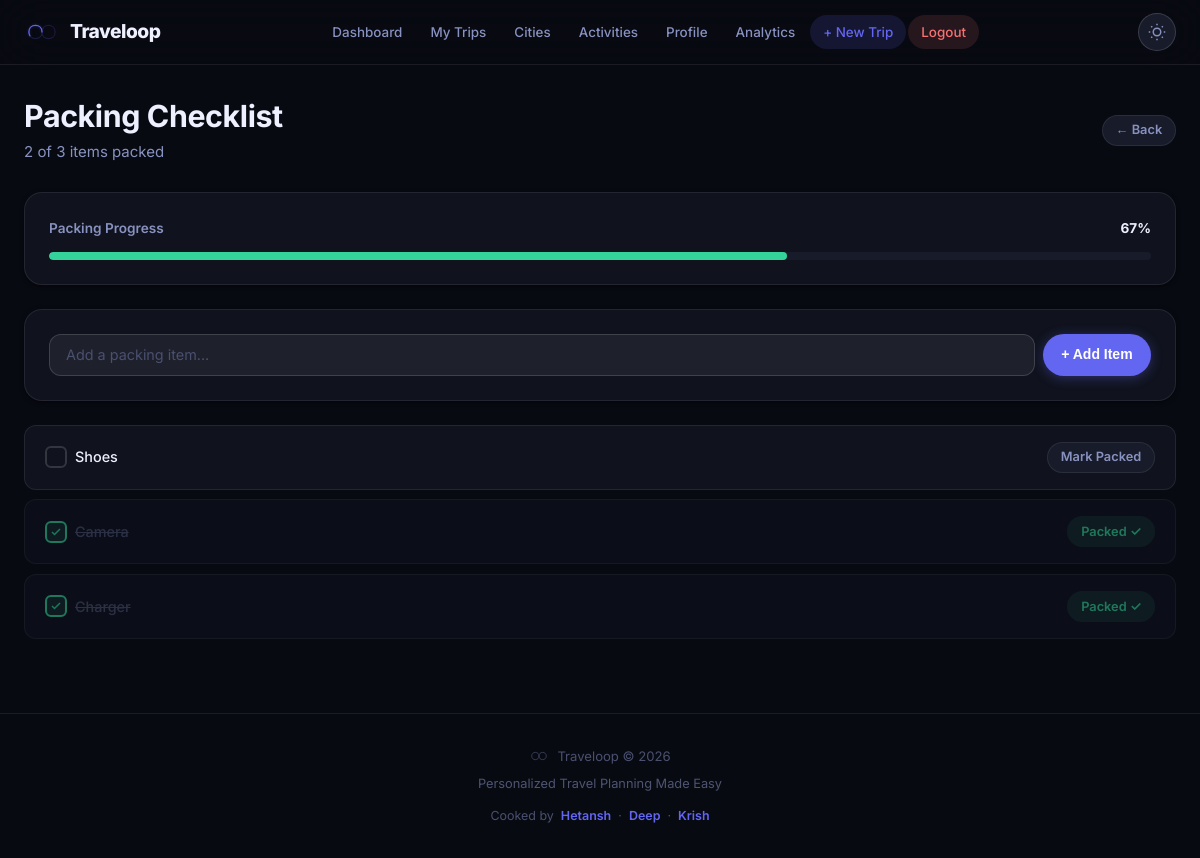
The app's page /trip/4/packing (signed in) with its own data.
### models.py (models this page shows)
class PackingItem(db.Model):
    id = db.Column(db.Integer, primary_key=True)
    trip_id = db.Column(db.Integer, db.ForeignKey("trip.id"))
    item_name = db.Column(db.String(200))
    packed = db.Column(db.Boolean, default=False)

### app.py (the view, shortened to what this page needs)
@app.route("/trip/<int:trip_id>/packing", methods=["GET", "POST"])
@login_required
def packing(trip_id):
    trip = Trip.query.get_or_404(trip_id)
    form = PackingForm()
    items = PackingItem.query.filter_by(
        trip_id=trip.id
    ).all()
    return render_template(
        "packing.html",
        trip=trip,
        items=items,
        form=form
    )

### forms.py
class PackingForm(FlaskForm):
    item_name = StringField(
        "Item",
        validators=[DataRequired()]
    )
    submit = SubmitField("Add Item")

### app.py (called while the page is built)
@login_manager.user_loader
def load_user(user_id):
    return User.query.get(int(user_id))

@app.after_request
def add_header(response):
    response.cache_control.no_store = True
    response.cache_control.no_cache = True
    response.cache_control.must_revalidate = True
    response.cache_control.max_age = 0
    return response

### templates/packing.html (shortened to what this page needs)
{% extends "base.html" %}
{% block content %}
<div class="page-header fade-up">
    <div>
        <h2>Packing Checklist</h2>
        <p style="margin-top:4px;">
            {% set packed_count = items | selectattr('packed') | list | length %}
            {{ packed_count }} of {{ items | length }} items packed
        </p>
    </div>
    <a href="javascript:history.back()" class="btn btn-ghost btn-sm">← Back</a>
</div>
{% if items|length > 0 %}
<div class="card mb-4 fade-up">
    <div class="card-body">
        <div class="d-flex align-center justify-between mb-2">
            <span style="font-size:0.85rem;font-weight:600;color:var(--text-2);">Packing Progress</span>
            <span style="font-size:0.85rem;font-weight:700;color:var(--text-1);">{{ ((packed_count / items|length) * 100) | round(0) | int }}%</span>
        </div>
        <div class="budget-bar-wrap">
            <div class="budget-bar" style="width:{{ ((packed_count / items|length) * 100) | round(0) | int }}%;background:var(--success);"></div>
        </div>
    </div>
</div>
{% endif %}
<div class="card mb-4 fade-up">
    <div class="card-body">
        <form method="POST">
            <div class="d-flex gap-2">
                <div style="flex:1;">
                    {{ form.item_name(class="form-control", placeholder="Add a packing item...") }}
                </div>
                <button type="submit" class="btn btn-primary" style="white-space:nowrap;">+ Add Item</button>
            </div>
        </form>
    </div>
</div>
<div class="fade-up">
    {% if items %}
        {% for item in items %}
        <div class="check-item {% if item.packed %}packed{% endif %}">
            <div class="d-flex align-center gap-2">
                <div style="width:22px;height:22px;border-radius:6px;border:2px solid {% if item.packed %}var(--success){% else %}var(--border-strong){% endif %};display:flex;align-items:center;justify-content:center;flex-shrink:0;background:{% if item.packed %}var(--success-sub){% else %}transparent{% endif %};">
                    {% if item.packed %}
                    <svg xmlns="http://www.w3.org/2000/svg" fill="none" viewBox="0 0 24 24" stroke="currentColor" stroke-width="3" style="width:12px;height:12px;color:var(--success);"><polyline points="20 6 9 17 4 12"/></svg>
                    {% endif %}
                </div>
                <span class="check-label">{{ item.item_name }}</span>
            </div>
            <a href="/packing/{{ item.id }}/toggle" class="btn btn-sm {% if item.packed %}btn-success{% else %}btn-ghost{% endif %}">
                {% if item.packed %}Packed ✓{% else %}Mark Packed{% endif %}
            </a>
        </div>
        {% endfor %}
    {% endif %}
</div>
{% endblock %}

### static/css/style.css (style rules this page uses)
*, *::before, *::after { margin: 0; padding: 0; box-sizing: border-box; }
:root { --bg-base: #080a12; --bg-surface: #10131e; --bg-surface-2: #181b2a; --bg-surface-3: #20243a; --border: rgba(255,255,255,0.08); --border-strong: rgba(255,255,255,0.15); --text-1: #eef0ff; --text-2: #8892c0; --text-3: #4a5070; --accent: #6366f1; --accent-h: #818cf8; --accent-sub: rgba(99,102,241,0.15); --accent-glow: rgba(99,102,241,0.35); --success: #34d399; --success-sub: rgba(52,211,153,0.13); --warning: #fbbf24; --warning-sub: rgba(251,191,36,0.13); --danger: #f87171; --danger-sub: rgba(248,113,113,0.13); --info: #60a5fa; --info-sub: rgba(96,165,250,0.13); --shadow-sm: 0 1px 4px rgba(0,0,0,0.6); --shadow-md: 0 4px 24px rgba(0,0,0,0.6); --shadow-lg: 0 12px 48px rgba(0,0,0,0.7); --shadow-glow: 0 8px 32px rgba(99,102,241,0.25); --navbar-bg: rgba(8,10,18,0.75); --glass-bg: rgba(16,19,30,0.7); --glass-border: rgba(255,255,255,0.1); --scrollbar-bg: #181b2a; --scrollbar-th: #2e3155; --t: 0.22s cubic-bezier(0.4,0,0.2,1); --r-sm: 8px; --r-md: 12px; --r-lg: 18px; --r-xl: 24px; --r-2xl: 32px; }
html { scroll-behavior: smooth; }
body { background: var(--bg-base); color: var(--text-1); font-family: 'Inter', system-ui, sans-serif; font-size: 15px; line-height: 1.65; min-height: 100vh; overflow-x: hidden; transition: background var(--t), color var(--t); }
h1,h2,h3,h4,h5,h6 { font-weight: 700; letter-spacing: -0.4px; color: var(--text-1); line-height: 1.25; margin-bottom: 0; }
h2 { font-size: clamp(1.3rem, 3vw, 1.9rem); }
p { color: var(--text-2); line-height: 1.7; margin-bottom: 0; }
a { color: var(--accent); text-decoration: none; transition: color var(--t); }
.card { background: var(--bg-surface); border: 1px solid var(--border); border-radius: var(--r-lg); box-shadow: var(--shadow-sm); transition: background var(--t), border-color var(--t), box-shadow var(--t), transform var(--t); overflow: hidden; }
.card-body { padding: 1.5rem; }
.page-header { display: flex; align-items: center; justify-content: space-between; gap: 1rem; margin-bottom: 1.75rem; flex-wrap: wrap; }
.page-header h1, .page-header h2 { margin-bottom: 0; }
.btn { display: inline-flex; align-items: center; gap: 6px; padding: 0.55rem 1.15rem; border-radius: 999px; font-size: 0.875rem; font-weight: 600; border: none; cursor: pointer; transition: all var(--t); white-space: nowrap; line-height: 1.4; text-decoration: none; }
.btn-primary { background: var(--accent); color: #fff; box-shadow: 0 2px 12px var(--accent-glow); }
.btn-ghost { background: var(--bg-surface-2); color: var(--text-2); border: 1px solid var(--border); }
.btn-success { background: var(--success-sub); color: var(--success); border: 1px solid transparent; }
.btn-sm { padding: 0.35rem 0.8rem; font-size: 0.8rem; }
.form-control { width: 100%; background: rgba(255,255,255,0.06) !important; border: 1px solid var(--border-strong) !important; color: var(--text-1) !important; border-radius: var(--r-md) !important; padding: 0.72rem 1rem; font-size: 0.9rem; font-family: inherit; transition: all var(--t); outline: none; }
.form-control::placeholder { color: var(--text-3); }
.check-item { background: var(--bg-surface); border: 1px solid var(--border); border-radius: var(--r-md); padding: 1rem 1.25rem; display: flex; align-items: center; justify-content: space-between; gap: 1rem; margin-bottom: 0.6rem; transition: all var(--t); }
.check-item.packed { opacity: 0.55; }
.check-item.packed .check-label { text-decoration: line-through; color: var(--text-3); }
.check-label { font-size: 0.9rem; font-weight: 500; color: var(--text-1); }
.budget-bar-wrap { background: var(--bg-surface-2); border-radius: 999px; height: 8px; overflow: hidden; margin-top: 0.75rem; }
.budget-bar { height: 100%; border-radius: 999px; background: var(--accent); transition: width 0.6s cubic-bezier(0.4,0,0.2,1); }
.fade-up { animation: fadeUp 0.45s ease both; }
.gap-2 { gap: 0.5rem; }
.d-flex { display: flex; }
.align-center { align-items: center; }
.justify-between { justify-content: space-between; }
.mb-2 { margin-bottom: 0.75rem; }
.mb-4 { margin-bottom: 1.5rem; }

### records on screen
PackingItem: packed False (drawn), item_name "Shoes"
PackingItem: packed True (drawn), item_name "Camera"
PackingItem: packed True (drawn), item_name "Charger"

### other values on screen
{{ packed_count }} "2"
{{ items | length }} "3"
{{ ((packed_count / items|length) * 100) | round(0) | int }} "67"
